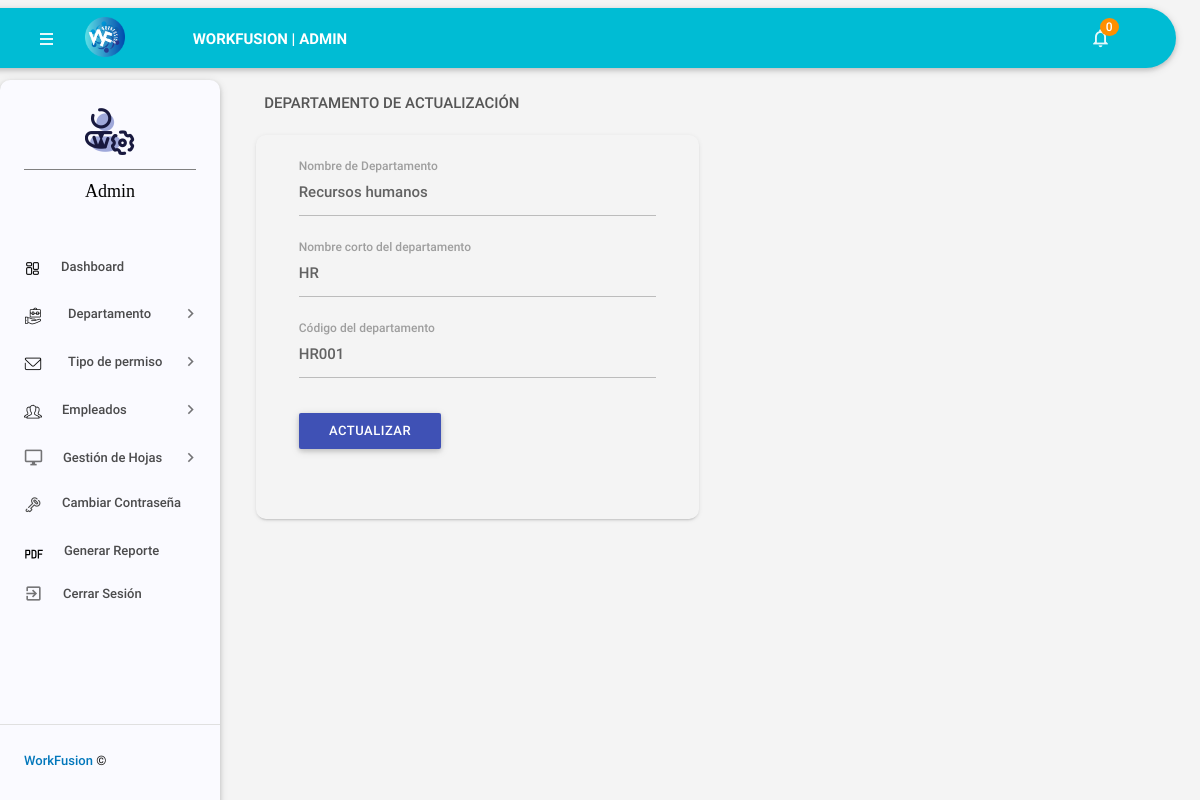
Screenshot of /admin/editdepartment.php?deptid=1 (signed in) with the database file from the repository.
### tables this page shows
CREATE TABLE `tbldepartments` (
  `id` int(11) NOT NULL,
  `DepartmentName` varchar(150) DEFAULT NULL,
  `DepartmentShortName` varchar(100) NOT NULL,
  `DepartmentCode` varchar(50) DEFAULT NULL,
  `CreationDate` timestamp NULL DEFAULT current_timestamp()
);

### admin/editdepartment.php (the view, shortened to what this page needs)
<?php
include('includes/config.php');
if (strlen($_SESSION['alogin']) == 0) {
    header('location:index.php');
} else {
?>
    <!DOCTYPE html>
    <html lang="es">
    <head>
        <link type="text/css" rel="stylesheet" href="../assets/plugins/materialize/css/materialize.min.css" />
        <link href="../assets/plugins/material-preloader/css/materialPreloader.min.css" rel="stylesheet">
        <link href="../assets/css/alpha.min.css" rel="stylesheet" type="text/css" />
        <link href="../assets/css/custom.css" rel="stylesheet" type="text/css" />
        <link rel="stylesheet" href="https://cdn.jsdelivr.net/npm/sweetalert2@11/dist/sweetalert2.min.css">
    </head>
    <body>
        <?php include('includes/header.php'); ?>
        <?php include('includes/sidebar.php'); ?>
        <main class="mn-inner">
            <div class="row">
                <div class="col s12">
                    <div class="page-title">Departamento de actualización</div>
                </div>
                <div class="col s12 m12 l6">
                    <div class="card">
                        <div class="card-content">
                            <div class="row">
                                <form class="col s12" name="chngpwd" method="post" onsubmit="return validateForm()">
                                    <?php
                                    $did = intval($_GET['deptid']);
                                    $sql = "SELECT * from tbldepartments WHERE id=:did";
                                    $query = $dbh->prepare($sql);
                                    $query->bindParam(':did', $did, PDO::PARAM_STR);
                                    $query->execute();
                                    $results = $query->fetchAll(PDO::FETCH_OBJ);
                                    if ($query->rowCount() > 0) {
                                        foreach ($results as $result) { ?>
                                            <div class="row">
                                                <div class="input-field col s12">
                                                    <input id="departmentname" type="text" class="validate" autocomplete="off" name="departmentname" value="<?php echo htmlentities($result->DepartmentName); ?>" >
                                                    <label for="departmentname">Nombre de Departamento</label>
                                                </div>
                                                <div class="input-field col s12">
                                                    <input id="departmentshortname" type="text" class="validate" autocomplete="off" value="<?php echo htmlentities($result->DepartmentShortName); ?>" name="departmentshortname" >
                                                    <label for="departmentshortname">Nombre corto del departamento</label>
                                                </div>
                                                <div class="input-field col s12">
                                                    <input id="deptcode" type="text" name="deptcode" class="validate" autocomplete="off" value="<?php echo htmlentities($result->DepartmentCode); ?>" >
                                                    <label for="deptcode">Código del departamento</label>
                                                </div>
                                            <?php }
                                    } ?>
                                        <div class="input-field col s12">
                                            <button type="submit" name="update" class="waves-effect waves-light btn indigo m-b-xs">ACTUALIZAR</button>
                                        </div>
                                    </div>
                                </form>
                            </div>
                        </div>
                    </div>
                </div>
            </div>
        </main>
        <div class="left-sidebar-hover"></div>
    </body>
    </html>
<?php } ?>

### rows the page displays
tbldepartments: departmentname "Recursos humanos", departmentshortname "HR", deptcode "HR001"

### other values shown
$unreadcount "0"
